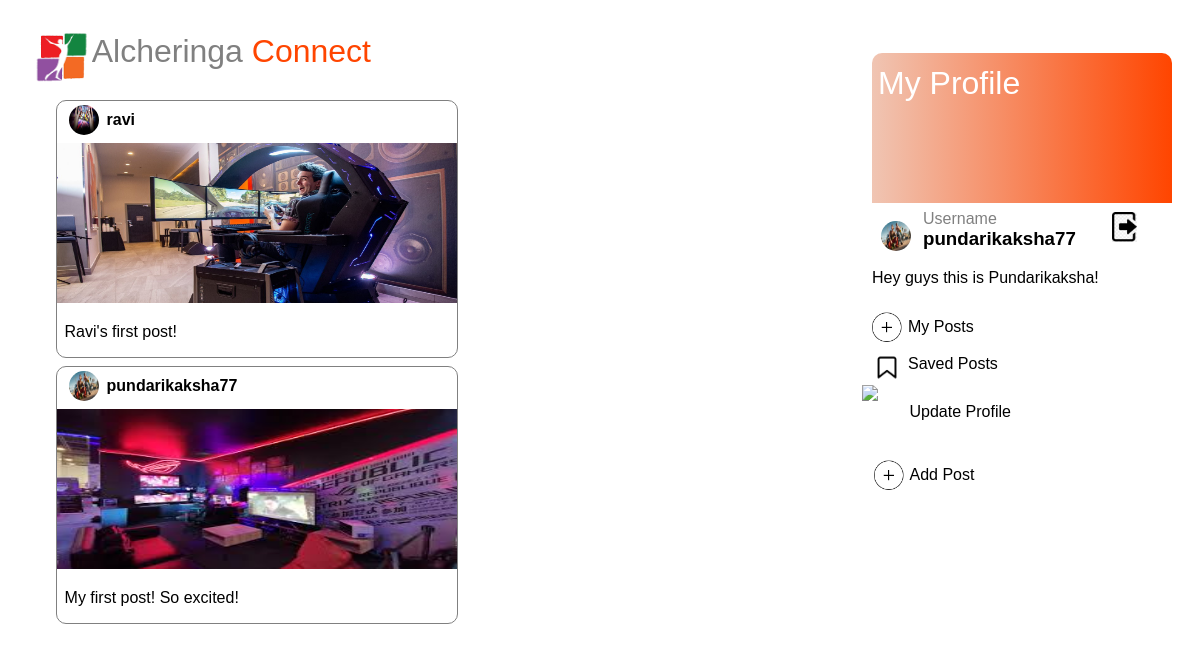
Page /profile/ (signed in) on the committed database.
### pages/models.py (models this page shows, shortened)
class Post(models.Model):
	username=models.ForeignKey(User,on_delete=models.CASCADE)
	caption=models.TextField()
	date_posted=models.DateTimeField(default=timezone.now)
	picture=models.ImageField(default='media/default.png',upload_to='profile')
	favourites=models.ManyToManyField(User,related_name="favourite",default=None,blank=True)

### users/models.py (models this page shows, shortened)
class Profile(models.Model):
	user=models.OneToOneField(User,on_delete=models.CASCADE)
	image=models.ImageField(default='default1.png',upload_to='profile_pics')
	bio=models.TextField()

### pages/views.py (the view)
# urls.py: path('profile/',PostListView.as_view(),name='profile-page'),
class PostListView(ListView):
	model=Post
	template_name='pages/profile_page.html'
	context_object_name='posts'
	ordering=["-date_posted"]

### pages/templates/pages/profile_page.html (shortened to what this page needs)
{% load static%}
<!DOCTYPE html>
<head>
    <link rel="stylesheet" href="{% static 'pages/login_page_css.css' %}">
    <div id="header" style="display:flex;cursor: pointer;">
        <img src="{% static 'pages/alcher.png' %}">
        <h1 style="font-weight:100">Alcheringa <span style="color:orangered;font-weight: 100;">Connect</span></h1>
     </div>
</head>
<body style="font-family:sans-serif;">
    <div style="display:flex;">
        <div style="display:block;margin-left: 3%;">
            {% for post in posts%}
            <div style="border-style:solid;border-color:grey;border-width:0.5px;width:400px;margin-left:3%;margin-top:2%;border-radius:10px;">
                    <div style="display: flex;margin-bottom: 4%;">
                        <img src="{{post.username.profile.image.url}}" style="border-radius:50%;margin-top:1%;margin-left:3%;height:30px;width:30px;">
                        <a href="{% url 'post-detail' post.id%}"style="font-weight: 600;margin-top:2.5%;margin-left: 2%;color:black;text-decoration: none;">{{post.username}}</a>
                    </div>
                    <img src="{{post.picture.url}}" style="width:100%;height: 160px;margin-top:-2%;justify-content: center;">
                <div style="display: block;">
                    <p style="font-family: sans-serif;margin-left: 2%;">{{post.caption}}</p>
                </div>
        </div>
        {%endfor%}
    </div>
        <div style="display:block;width:25%;margin-left:72%;border-radius: 10px;margin-top:-1.75%;position: fixed;">
            <div style="width:100%;height:150px;margin-top:-6%;border-top-left-radius: 10px;border-top-right-radius: 10px;" class="redbox">
                <h1 style="color:white;font-weight:100;margin-top:4%;position:absolute;margin-left:2%;">My Profile</h1>
                <a href='{% url "logout" %}'><img src="{% static 'pages/logout.jpg' %}" style="width:25px;margin-top:53%;margin-left:80%;"></a>
            </div>
            <img src="{{user.profile.image.url}}"style="width:30px;border-radius:50%;height:30px;margin-top:6%;margin-left:3%;">
            <h4 style="color:grey;font-weight:100;margin-left:17%;margin-top:-15%;">Username</h4>
            <h3 style="margin-left:17%;margin-top:-7%;">{{request.user.username}}</h3>
            <p>{{user.profile.bio}}</p>
            <div style="display:flex; cursor:pointer;">
                <img src="{% static 'pages/add1.png' %}" style="width:10%;height:10%;margin-top:3%;">
                <a href="{% url 'my-posts-page'%}"  style="margin-left:2%;margin-top:5%;color:black;text-decoration: none;">My Posts</a>
            </div>
            <div style="display:flex; cursor:pointer;">
                <img src="{% static 'pages/save.png' %}" style="width:10%;height:10%;margin-top:3%;">
                <a href="{% url 'favourite_list' %}" style="margin-left:2%;margin-top: 4%;text-decoration: none;color: black;">Saved Posts</a>
            </div>
            <div style="display:flex; cursor:pointer;">
                <img src="{% static 'pages/profile.jpg' %}" style="width:18%;margin-top:1%;margin-left: -3.5%;">
                <a href='{% url "update-profile-page" %}'style="margin-left:-2%;margin-top:7%;color:black;text-decoration:none;">Update Profile</a>
            </div>
            <div style="display:flex; cursor:pointer;margin-top:10%;">
                <img src="{% static 'pages/add1.png' %}" style="width:10%;height:10%;margin-top:3%;margin-left: 0.5%;">
                <a href='{% url "upload-page" %}'style="margin-left:2%;margin-top:5%;color:black;text-decoration:none;">Add Post</a>
            </div>
        </div>
    </div>
</body>
</html>

### pages/static/pages/login_page_css.css (style rules this page uses)
#header { font-family: "Comic Sans MS", cursive, sans-serif; color:grey; margin-top:1%; margin-left: 2%; }
#header img { width: 60px; height: 50px; position: relative; top:20px; justify-content: center; }
.redbox { background-image: linear-gradient(to left,orangered,rgb(240, 197, 179)); }

### rows in the picture
Post: username.profile.image (picture), username "ravi", picture (picture), caption "Ravi's first post!"
Post: username.profile.image (picture), username "pundarikaksha77", picture (picture), caption "My first post! So excited!"

### other values in the picture
{{ request.user.username }} "pundarikaksha77"
{{ user.profile.bio }} "Hey guys this is Pundarikaksha!"
